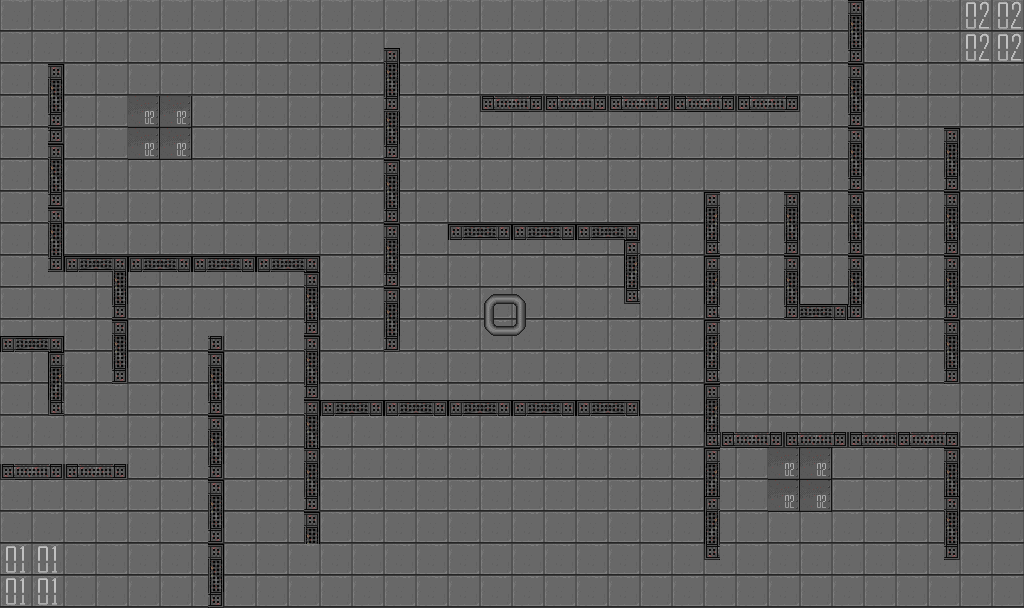

Below is a game level as drawn by its tile map, then a one-line description and the .tmx that defines it (tile-layer data replaced by summaries):
An orthogonal 64x38 tile map with 16x16 px tiles, 2 tile layers (l1, Tile Layer 2) and 29 objects.

<map version="1.0" orientation="orthogonal" width="64" height="38" tilewidth="16" tileheight="16">
 <tileset firstgid="1" name="1240753267052016900" tilewidth="16" tileheight="16">
  <image source="1240753267052016900.png" width="256" height="1600" />
 </tileset>
 <layer name="l1" width="64" height="38">
  <data>[2432 cells, 2432 non-empty, 4 distinct tile ids]</data>
 </layer>
 <layer name="Tile Layer 2" width="64" height="38">
  <data>[2432 cells, 326 non-empty, 33 distinct tile ids]</data>
 </layer>
 <objectgroup name="base1" width="64" height="38">
  <object x="3" y="545" width="59" height="60" />
 </objectgroup>
 <objectgroup name="base2" width="64" height="38">
  <object x="963" y="3" width="57" height="59" />
 </objectgroup>
 <objectgroup name="item" width="64" height="38">
  <object x="489" y="299" width="33" height="31" />
 </objectgroup>
 <objectgroup name="generators" width="64" height="38">
  <object x="129" y="95" width="60" height="64" />
  <object x="769" y="451" width="61" height="57" />
 </objectgroup>
 <objectgroup name="walls" width="64" height="38">
  <object x="1" y="337" width="62" height="15" />
  <object x="49" y="349" width="15" height="65" />
  <object x="0" y="465" width="127" height="13" />
  <object x="49" y="63" width="15" height="208" />
  <object x="49" y="254" width="270" height="17" />
  <object x="113" y="257" width="15" height="125" />
  <object x="305" y="255" width="13" height="288" />
  <object x="208" y="335" width="15" height="271" />
  <object x="306" y="401" width="333" height="14" />
  <object x="385" y="48" width="15" height="303" />
  <object x="448" y="224" width="191" height="15" />
  <object x="625" y="228" width="14" height="73" />
  <object x="481" y="94" width="319" height="17" />
  <object x="704" y="191" width="15" height="368" />
  <object x="709" y="433" width="251" height="14" />
  <object x="943" y="438" width="15" height="121" />
  <object x="945" y="129" width="15" height="253" />
  <object x="784" y="192" width="15" height="127" />
  <object x="786" y="305" width="75" height="13" />
  <object x="848" y="0" width="15" height="316" />
  <object x="-23" y="-15" width="20" height="627" />
  <object x="-23" y="-21" width="1061" height="20" />
  <object x="1024" y="-13" width="25" height="635" />
  <object x="-12" y="608" width="1041" height="23" />
 </objectgroup>
</map>